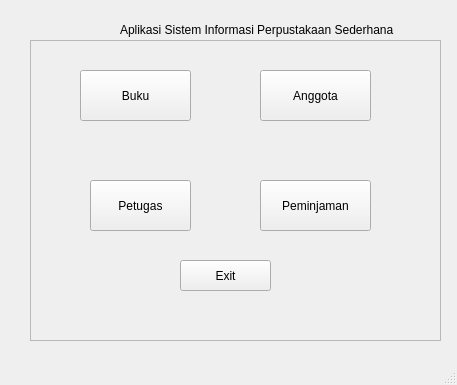
<?xml version="1.0" encoding="UTF-8"?>
<ui version="4.0">
 <class>Main</class>
 <widget class="QMainWindow" name="Main">
  <property name="geometry">
   <rect>
    <x>0</x>
    <y>0</y>
    <width>457</width>
    <height>385</height>
   </rect>
  </property>
  <property name="windowTitle">
   <string>Main</string>
  </property>
  <widget class="QWidget" name="centralwidget">
   <widget class="QLabel" name="label">
    <property name="geometry">
     <rect>
      <x>120</x>
      <y>20</y>
      <width>301</width>
      <height>20</height>
     </rect>
    </property>
    <property name="text">
     <string>Aplikasi Sistem Informasi Perpustakaan Sederhana</string>
    </property>
   </widget>
   <widget class="QFrame" name="frame">
    <property name="geometry">
     <rect>
      <x>30</x>
      <y>40</y>
      <width>411</width>
      <height>301</height>
     </rect>
    </property>
    <property name="frameShape">
     <enum>QFrame::Shape::StyledPanel</enum>
    </property>
    <property name="frameShadow">
     <enum>QFrame::Shadow::Raised</enum>
    </property>
    <widget class="QPushButton" name="pushButton">
     <property name="geometry">
      <rect>
       <x>50</x>
       <y>30</y>
       <width>111</width>
       <height>51</height>
      </rect>
     </property>
     <property name="text">
      <string>Buku</string>
     </property>
    </widget>
    <widget class="QPushButton" name="pushButton_2">
     <property name="geometry">
      <rect>
       <x>230</x>
       <y>30</y>
       <width>111</width>
       <height>51</height>
      </rect>
     </property>
     <property name="text">
      <string>Anggota</string>
     </property>
    </widget>
    <widget class="QPushButton" name="pushButton_3">
     <property name="geometry">
      <rect>
       <x>60</x>
       <y>140</y>
       <width>101</width>
       <height>51</height>
      </rect>
     </property>
     <property name="text">
      <string>Petugas</string>
     </property>
    </widget>
    <widget class="QPushButton" name="pushButton_4">
     <property name="geometry">
      <rect>
       <x>230</x>
       <y>140</y>
       <width>111</width>
       <height>51</height>
      </rect>
     </property>
     <property name="text">
      <string>Peminjaman</string>
     </property>
    </widget>
    <widget class="QPushButton" name="pushButton_5">
     <property name="geometry">
      <rect>
       <x>150</x>
       <y>220</y>
       <width>91</width>
       <height>31</height>
      </rect>
     </property>
     <property name="text">
      <string>Exit</string>
     </property>
    </widget>
   </widget>
  </widget>
  <widget class="QMenuBar" name="menubar">
   <property name="geometry">
    <rect>
     <x>0</x>
     <y>0</y>
     <width>457</width>
     <height>17</height>
    </rect>
   </property>
  </widget>
  <widget class="QStatusBar" name="statusbar"/>
 </widget>
 <resources/>
 <connections/>
</ui>
